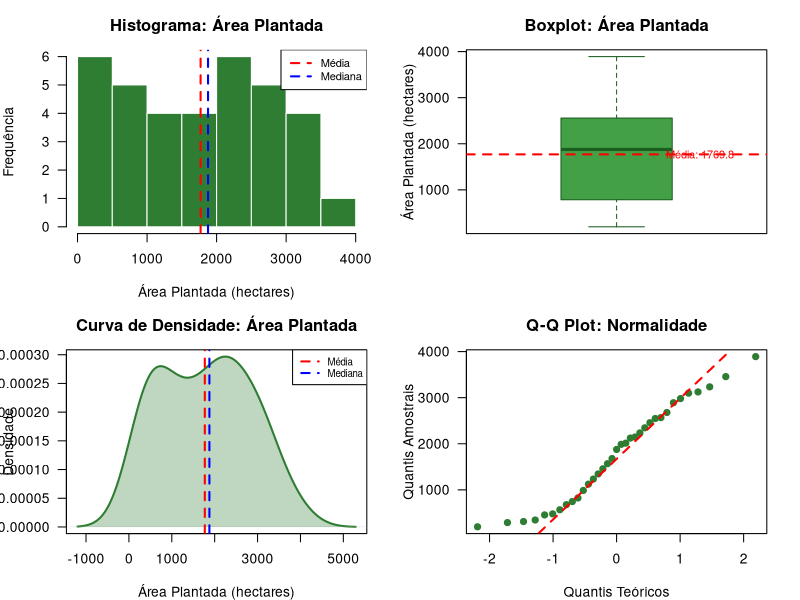
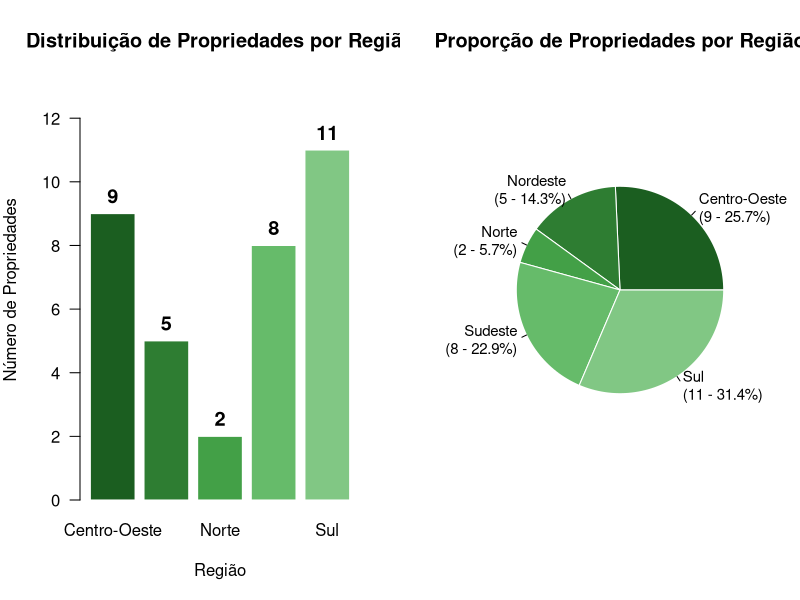
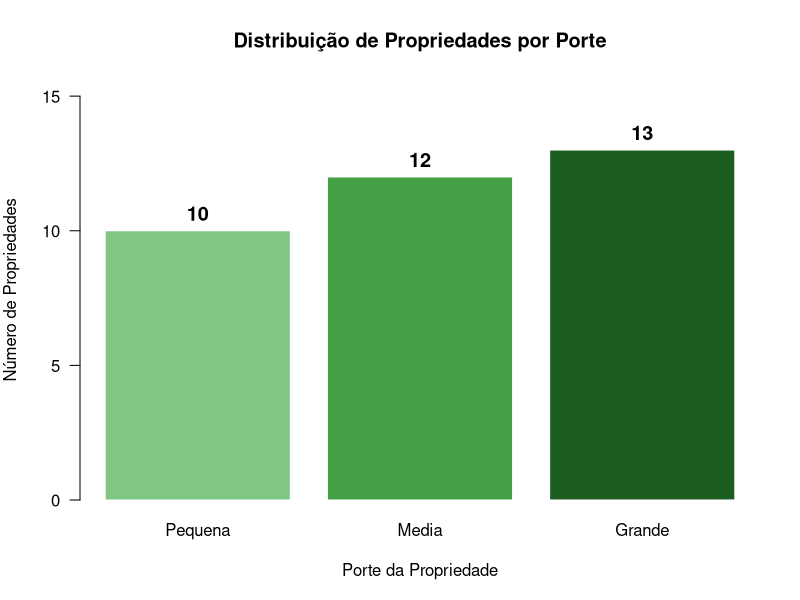
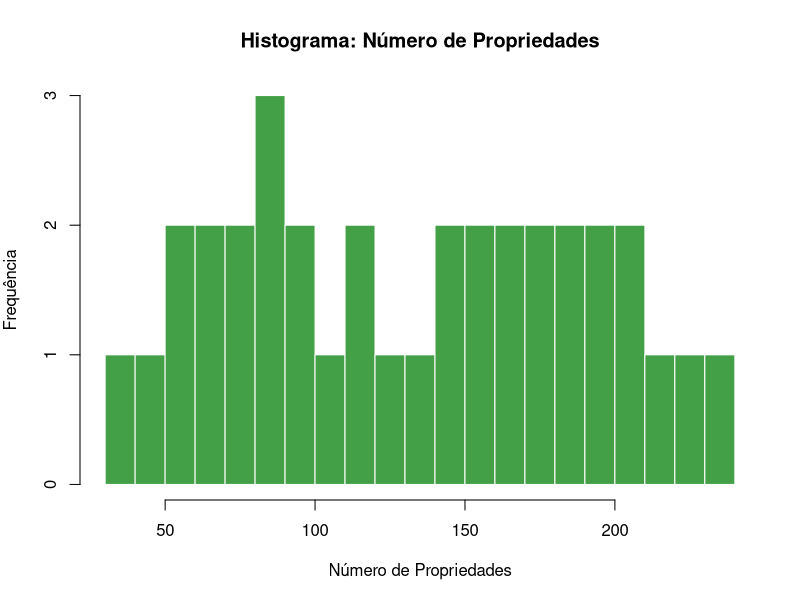

Generate these figures, in order, with R:
# ============================================================================
# FarmTech Solutions - Análise Estatística do Agronegócio Brasileiro
# 
# Autores:
#   - Phellype Massarente
#   - Carlos Costato
#   - Cesar Azeredo
# 
# Data: Outubro 2025
# 
# Dados: Produção de Banana e Milho por Região (Fonte: CONAB/IBGE 2024)
# ============================================================================

# ============================================================================
# 1. CONFIGURAÇÃO INICIAL E CARREGAMENTO DE DADOS
# ============================================================================

# Limpar ambiente
rm(list = ls())

# Definir diretório de trabalho (ajuste conforme necessário)
# setwd("C:/path/to/FarmTechSolutions/Fase2/Cap 7")

# Carregar dados
dados <- read.csv("dados_agronegocio_grupo19.csv", 
                  header = TRUE, 
                  sep = ",",
                  stringsAsFactors = TRUE)

# Exibir estrutura dos dados
cat("\n========== ESTRUTURA DOS DADOS ==========\n")
str(dados)

cat("\n========== PRIMEIRAS 10 LINHAS ==========\n")
print(head(dados, 10))

cat("\n========== RESUMO ESTATÍSTICO GERAL ==========\n")
summary(dados)

# ============================================================================
# 2. ANÁLISE DE VARIÁVEL QUANTITATIVA CONTÍNUA: ÁREA PLANTADA (ha)
# ============================================================================

cat("\n\n")
cat("############################################################\n")
cat("##  ANÁLISE QUANTITATIVA: ÁREA PLANTADA (HECTARES)      ##\n")
cat("############################################################\n\n")

# Extrair variável
area_plantada <- dados$area_plantada_ha

# ----------------------------------------------------------------------------
# 2.1 MEDIDAS DE TENDÊNCIA CENTRAL
# ----------------------------------------------------------------------------
cat("========== MEDIDAS DE TENDÊNCIA CENTRAL ==========\n")

# Média aritmética
media_area <- mean(area_plantada)
cat(sprintf("Média Aritmética: %.2f ha\n", media_area))

# Mediana
mediana_area <- median(area_plantada)
cat(sprintf("Mediana: %.2f ha\n", mediana_area))

# Moda (função personalizada)
calcular_moda <- function(x) {
  tabela_freq <- table(x)
  valor_moda <- as.numeric(names(tabela_freq)[which.max(tabela_freq)])
  frequencia_moda <- max(tabela_freq)
  return(list(valor = valor_moda, freq = frequencia_moda))
}

moda_area <- calcular_moda(area_plantada)
cat(sprintf("Moda: %.2f ha (frequência: %d)\n", moda_area$valor, moda_area$freq))

# ----------------------------------------------------------------------------
# 2.2 MEDIDAS DE DISPERSÃO
# ----------------------------------------------------------------------------
cat("\n========== MEDIDAS DE DISPERSÃO ==========\n")

# Variância
variancia_area <- var(area_plantada)
cat(sprintf("Variância: %.2f ha²\n", variancia_area))

# Desvio padrão
desvio_padrao_area <- sd(area_plantada)
cat(sprintf("Desvio Padrão: %.2f ha\n", desvio_padrao_area))

# Amplitude
amplitude_area <- diff(range(area_plantada))
min_area <- min(area_plantada)
max_area <- max(area_plantada)
cat(sprintf("Amplitude: %.2f ha (Min: %.2f | Max: %.2f)\n", 
            amplitude_area, min_area, max_area))

# Coeficiente de variação
cv_area <- (desvio_padrao_area / media_area) * 100
cat(sprintf("Coeficiente de Variação (CV): %.2f%%\n", cv_area))

# Interpretação do CV
cat("\nInterpretação do CV:\n")
if (cv_area < 15) {
  cat("  → Baixa dispersão (dados homogêneos)\n")
} else if (cv_area < 30) {
  cat("  → Média dispersão (dados moderadamente heterogêneos)\n")
} else {
  cat("  → Alta dispersão (dados heterogêneos)\n")
}

# ----------------------------------------------------------------------------
# 2.3 MEDIDAS SEPARATRIZES
# ----------------------------------------------------------------------------
cat("\n========== MEDIDAS SEPARATRIZES ==========\n")

# Quartis
quartis <- quantile(area_plantada, probs = c(0.25, 0.50, 0.75))
cat("Quartis:\n")
cat(sprintf("  Q1 (25%%): %.2f ha\n", quartis[1]))
cat(sprintf("  Q2 (50%% - Mediana): %.2f ha\n", quartis[2]))
cat(sprintf("  Q3 (75%%): %.2f ha\n", quartis[3]))

# Amplitude interquartil (IQR)
iqr_area <- IQR(area_plantada)
cat(sprintf("\nAmplitude Interquartil (IQR): %.2f ha\n", iqr_area))

# Percentis (decis)
percentis <- quantile(area_plantada, probs = seq(0, 1, 0.1))
cat("\nDecis (Percentis de 10% em 10%):\n")
print(round(percentis, 2))

# Análise de outliers (Método IQR)
cat("\n========== ANÁLISE DE OUTLIERS ==========\n")
limite_inferior <- quartis[1] - 1.5 * iqr_area
limite_superior <- quartis[3] + 1.5 * iqr_area
outliers <- area_plantada[area_plantada < limite_inferior | area_plantada > limite_superior]

cat(sprintf("Limite Inferior: %.2f ha\n", limite_inferior))
cat(sprintf("Limite Superior: %.2f ha\n", limite_superior))
cat(sprintf("Número de Outliers: %d\n", length(outliers)))

if (length(outliers) > 0) {
  cat("Valores outliers identificados:\n")
  print(round(sort(outliers), 2))
} else {
  cat("Nenhum outlier identificado.\n")
}

# ----------------------------------------------------------------------------
# 2.4 ANÁLISE GRÁFICA DA VARIÁVEL QUANTITATIVA
# ----------------------------------------------------------------------------
cat("\n========== GERANDO GRÁFICOS ==========\n")

# Configurar layout para 4 gráficos
par(mfrow = c(2, 2), mar = c(4, 4, 3, 2))

# GRÁFICO 1: Histograma
hist(area_plantada,
     main = "Histograma: Área Plantada",
     xlab = "Área Plantada (hectares)",
     ylab = "Frequência",
     col = "#2E7D32",
     border = "white",
     breaks = 10,
     las = 1)
abline(v = media_area, col = "red", lwd = 2, lty = 2)
abline(v = mediana_area, col = "blue", lwd = 2, lty = 2)
legend("topright", 
       legend = c("Média", "Mediana"), 
       col = c("red", "blue"), 
       lty = 2, 
       lwd = 2,
       cex = 0.8)

# GRÁFICO 2: Boxplot
boxplot(area_plantada,
        main = "Boxplot: Área Plantada",
        ylab = "Área Plantada (hectares)",
        col = "#43A047",
        border = "#1B5E20",
        outcol = "red",
        outpch = 19,
        las = 1,
        horizontal = FALSE)
abline(h = media_area, col = "red", lwd = 2, lty = 2)
text(1.3, media_area, sprintf("Média: %.1f", media_area), col = "red", cex = 0.8)

# GRÁFICO 3: Gráfico de Densidade
plot(density(area_plantada),
     main = "Curva de Densidade: Área Plantada",
     xlab = "Área Plantada (hectares)",
     ylab = "Densidade",
     col = "#2E7D32",
     lwd = 2,
     las = 1)
polygon(density(area_plantada), col = rgb(46/255, 125/255, 50/255, 0.3), border = NA)
abline(v = media_area, col = "red", lwd = 2, lty = 2)
abline(v = mediana_area, col = "blue", lwd = 2, lty = 2)
legend("topright", 
       legend = c("Média", "Mediana"), 
       col = c("red", "blue"), 
       lty = 2, 
       lwd = 2,
       cex = 0.7)

# GRÁFICO 4: Q-Q Plot (teste de normalidade visual)
qqnorm(area_plantada,
       main = "Q-Q Plot: Normalidade",
       xlab = "Quantis Teóricos",
       ylab = "Quantis Amostrais",
       col = "#2E7D32",
       pch = 19,
       las = 1)
qqline(area_plantada, col = "red", lwd = 2, lty = 2)

cat("✅ Gráficos da variável quantitativa gerados com sucesso!\n")

# ============================================================================
# 3. ANÁLISE DE VARIÁVEL QUALITATIVA NOMINAL: REGIÃO
# ============================================================================

cat("\n\n")
cat("############################################################\n")
cat("##  ANÁLISE QUALITATIVA: REGIÃO GEOGRÁFICA              ##\n")
cat("############################################################\n\n")

# Tabela de frequências
cat("========== TABELA DE FREQUÊNCIAS ==========\n")
tabela_regiao <- table(dados$regiao)
freq_absoluta <- as.vector(tabela_regiao)
freq_relativa <- prop.table(tabela_regiao)
freq_percentual <- freq_relativa * 100

df_regiao <- data.frame(
  Região = names(tabela_regiao),
  `Freq. Absoluta` = freq_absoluta,
  `Freq. Relativa` = round(freq_relativa, 4),
  `Freq. Percentual` = sprintf("%.2f%%", freq_percentual),
  check.names = FALSE
)

print(df_regiao)

# Estatísticas adicionais
cat("\n========== ESTATÍSTICAS RESUMIDAS ==========\n")
cat(sprintf("Total de observações: %d\n", sum(freq_absoluta)))
cat(sprintf("Região mais frequente: %s (%d propriedades)\n", 
            names(which.max(tabela_regiao)), max(tabela_regiao)))
cat(sprintf("Região menos frequente: %s (%d propriedades)\n", 
            names(which.min(tabela_regiao)), min(tabela_regiao)))

# ----------------------------------------------------------------------------
# 3.1 ANÁLISE GRÁFICA DA VARIÁVEL QUALITATIVA
# ----------------------------------------------------------------------------
cat("\n========== GERANDO GRÁFICOS QUALITATIVOS ==========\n")

# Configurar layout para 2 gráficos
par(mfrow = c(1, 2), mar = c(5, 4, 4, 2))

# GRÁFICO 1: Gráfico de Barras
cores_regioes <- c("#1B5E20", "#2E7D32", "#43A047", "#66BB6A", "#81C784")

barplot(tabela_regiao,
        main = "Distribuição de Propriedades por Região",
        xlab = "Região",
        ylab = "Número de Propriedades",
        col = cores_regioes,
        border = "white",
        las = 1,
        ylim = c(0, max(tabela_regiao) * 1.2))

# Adicionar valores sobre as barras
text(x = barplot(tabela_regiao, plot = FALSE),
     y = tabela_regiao + max(tabela_regiao) * 0.05,
     labels = tabela_regiao,
     cex = 1.2,
     font = 2)

# GRÁFICO 2: Gráfico de Pizza
pie(tabela_regiao,
    main = "Proporção de Propriedades por Região",
    col = cores_regioes,
    border = "white",
    labels = sprintf("%s\n(%d - %.1f%%)", 
                     names(tabela_regiao), 
                     tabela_regiao, 
                     freq_percentual),
    cex = 0.9)

cat("✅ Gráficos da variável qualitativa gerados com sucesso!\n")

# ============================================================================
# 4. ANÁLISE DE VARIÁVEL QUALITATIVA ORDINAL: PORTE DA PROPRIEDADE
# ============================================================================

cat("\n\n")
cat("############################################################\n")
cat("##  ANÁLISE QUALITATIVA ORDINAL: PORTE DA PROPRIEDADE   ##\n")
cat("############################################################\n\n")

# Ordenar níveis corretamente
dados$porte_propriedade <- factor(dados$porte_propriedade, 
                                   levels = c("Pequena", "Media", "Grande"),
                                   ordered = TRUE)

# Tabela de frequências
cat("========== TABELA DE FREQUÊNCIAS (PORTE) ==========\n")
tabela_porte <- table(dados$porte_propriedade)
freq_absoluta_porte <- as.vector(tabela_porte)
freq_relativa_porte <- prop.table(tabela_porte)
freq_percentual_porte <- freq_relativa_porte * 100

df_porte <- data.frame(
  Porte = names(tabela_porte),
  `Freq. Absoluta` = freq_absoluta_porte,
  `Freq. Relativa` = round(freq_relativa_porte, 4),
  `Freq. Percentual` = sprintf("%.2f%%", freq_percentual_porte),
  check.names = FALSE
)

print(df_porte)

# Análise cruzada: Área média por porte
cat("\n========== ANÁLISE CRUZADA: ÁREA MÉDIA POR PORTE ==========\n")
area_media_por_porte <- aggregate(area_plantada_ha ~ porte_propriedade, 
                                   data = dados, 
                                   FUN = mean)
names(area_media_por_porte) <- c("Porte", "Área Média (ha)")
area_media_por_porte$`Área Média (ha)` <- round(area_media_por_porte$`Área Média (ha)`, 2)
print(area_media_por_porte)

# Gráfico de barras para porte
par(mfrow = c(1, 1), mar = c(5, 4, 4, 2))

cores_porte <- c("#81C784", "#43A047", "#1B5E20")
barplot(tabela_porte,
        main = "Distribuição de Propriedades por Porte",
        xlab = "Porte da Propriedade",
        ylab = "Número de Propriedades",
        col = cores_porte,
        border = "white",
        las = 1,
        ylim = c(0, max(tabela_porte) * 1.2))

text(x = barplot(tabela_porte, plot = FALSE),
     y = tabela_porte + max(tabela_porte) * 0.05,
     labels = tabela_porte,
     cex = 1.2,
     font = 2)

cat("✅ Análise de variável ordinal concluída!\n")

# ============================================================================
# 5. ANÁLISE DE VARIÁVEL QUANTITATIVA DISCRETA: NÚMERO DE PROPRIEDADES
# ============================================================================

cat("\n\n")
cat("############################################################\n")
cat("##  ANÁLISE QUANTITATIVA DISCRETA: Nº PROPRIEDADES      ##\n")
cat("############################################################\n\n")

num_prop <- dados$num_propriedades

cat("========== MEDIDAS DE TENDÊNCIA CENTRAL ==========\n")
cat(sprintf("Média: %.2f propriedades\n", mean(num_prop)))
cat(sprintf("Mediana: %.0f propriedades\n", median(num_prop)))

cat("\n========== MEDIDAS DE DISPERSÃO ==========\n")
cat(sprintf("Desvio Padrão: %.2f\n", sd(num_prop)))
cat(sprintf("Amplitude: %.0f (Min: %d | Max: %d)\n", 
            diff(range(num_prop)), min(num_prop), max(num_prop)))

# Gráfico
par(mfrow = c(1, 1))
hist(num_prop,
     main = "Histograma: Número de Propriedades",
     xlab = "Número de Propriedades",
     ylab = "Frequência",
     col = "#43A047",
     border = "white",
     breaks = 15)

cat("✅ Análise de variável discreta concluída!\n")

# ============================================================================
# 6. RELATÓRIO FINAL E INTERPRETAÇÕES
# ============================================================================

cat("\n\n")
cat("############################################################\n")
cat("##  RELATÓRIO FINAL - INTERPRETAÇÕES                    ##\n")
cat("############################################################\n\n")

cat("========== CONCLUSÕES DA ANÁLISE ==========\n\n")

cat("1. ÁREA PLANTADA (Quantitativa Contínua):\n")
cat(sprintf("   • A área média plantada é de %.2f hectares\n", media_area))
cat(sprintf("   • 50%% das propriedades têm área entre %.2f e %.2f ha (IQR)\n", 
            quartis[1], quartis[3]))
cat(sprintf("   • Coeficiente de Variação de %.2f%% indica ", cv_area))
if (cv_area < 15) {
  cat("dados homogêneos\n")
} else if (cv_area < 30) {
  cat("heterogeneidade moderada\n")
} else {
  cat("alta heterogeneidade\n")
}

cat("\n2. REGIÃO GEOGRÁFICA (Qualitativa Nominal):\n")
regiao_predominante <- names(which.max(tabela_regiao))
cat(sprintf("   • Região predominante: %s (%.1f%% das propriedades)\n", 
            regiao_predominante, 
            max(freq_percentual)))
cat("   • Distribuição indica concentração no ", regiao_predominante, "\n")

cat("\n3. PORTE DA PROPRIEDADE (Qualitativa Ordinal):\n")
porte_predominante <- names(which.max(tabela_porte))
cat(sprintf("   • Porte predominante: %s (%.1f%% das propriedades)\n", 
            porte_predominante, 
            max(freq_percentual_porte)))
cat(sprintf("   • Propriedades grandes têm área média de %.2f ha\n", 
            area_media_por_porte[area_media_por_porte$Porte == "Grande", 2]))

cat("\n4. NÚMERO DE PROPRIEDADES (Quantitativa Discreta):\n")
cat(sprintf("   • Média de %.0f propriedades por registro\n", mean(num_prop)))
cat(sprintf("   • Variação entre %d e %d propriedades\n", min(num_prop), max(num_prop)))

cat("\n========== RECOMENDAÇÕES AGRONÔMICAS ==========\n")
cat("• Propriedades grandes (>2.500 ha) devem investir em agricultura de precisão\n")
cat("• Propriedades médias (1.000-2.500 ha) podem otimizar uso de insumos\n")
cat("• Propriedades pequenas (<1.000 ha) devem focar em culturas de alto valor\n")
cat("• Monitoramento de NPK crítico para regiões Sul e Centro-Oeste\n")

cat("\n\n")
cat("############################################################\n")
cat("##  ANÁLISE ESTATÍSTICA CONCLUÍDA COM SUCESSO!          ##\n")
cat("##  FarmTech Solutions Team                             ##\n")
cat("##  Data: Outubro 2025                                  ##\n")
cat("############################################################\n")

# Resetar configurações gráficas
par(mfrow = c(1, 1))

# Fim do script
